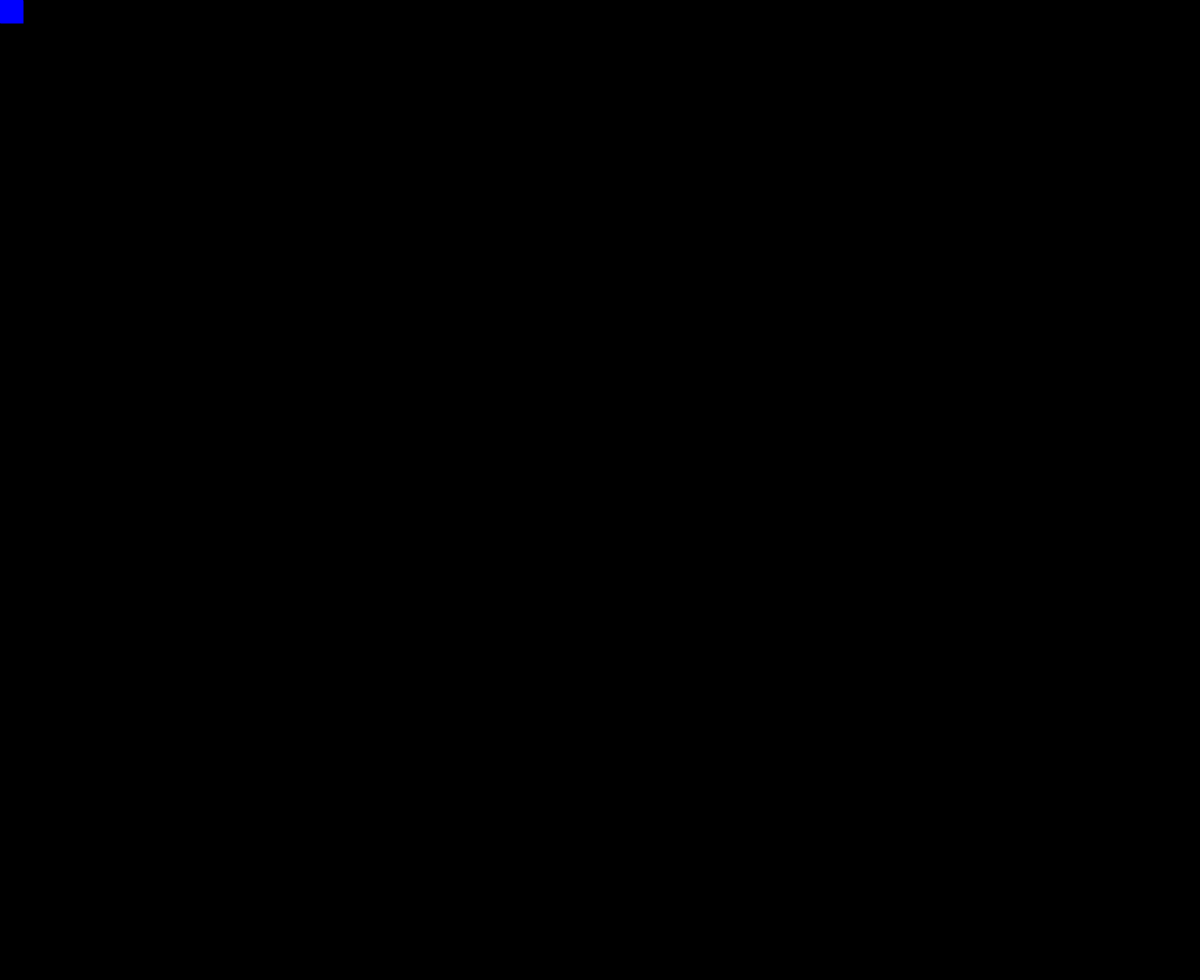
Frame 1 (no input)
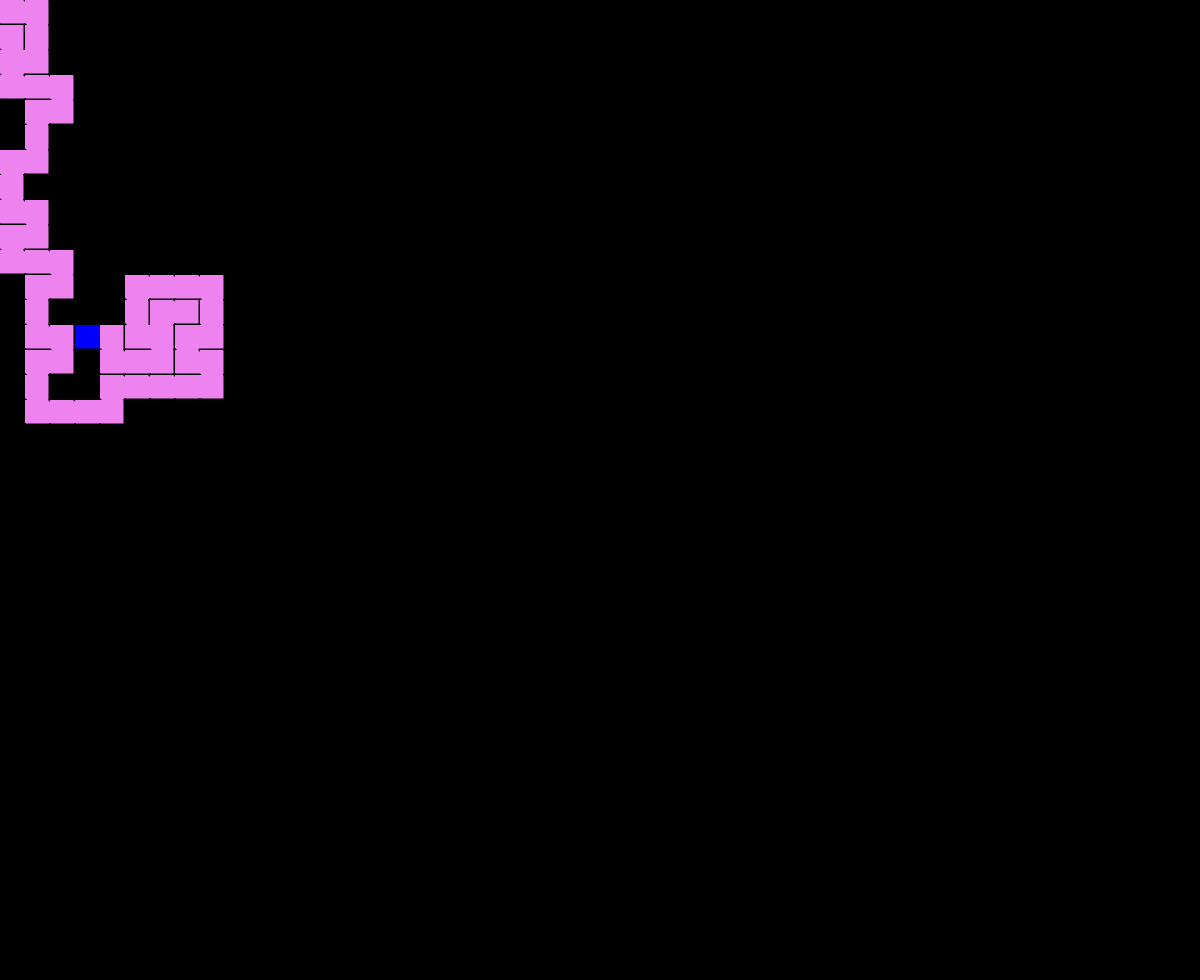
Frame 60 (no input)
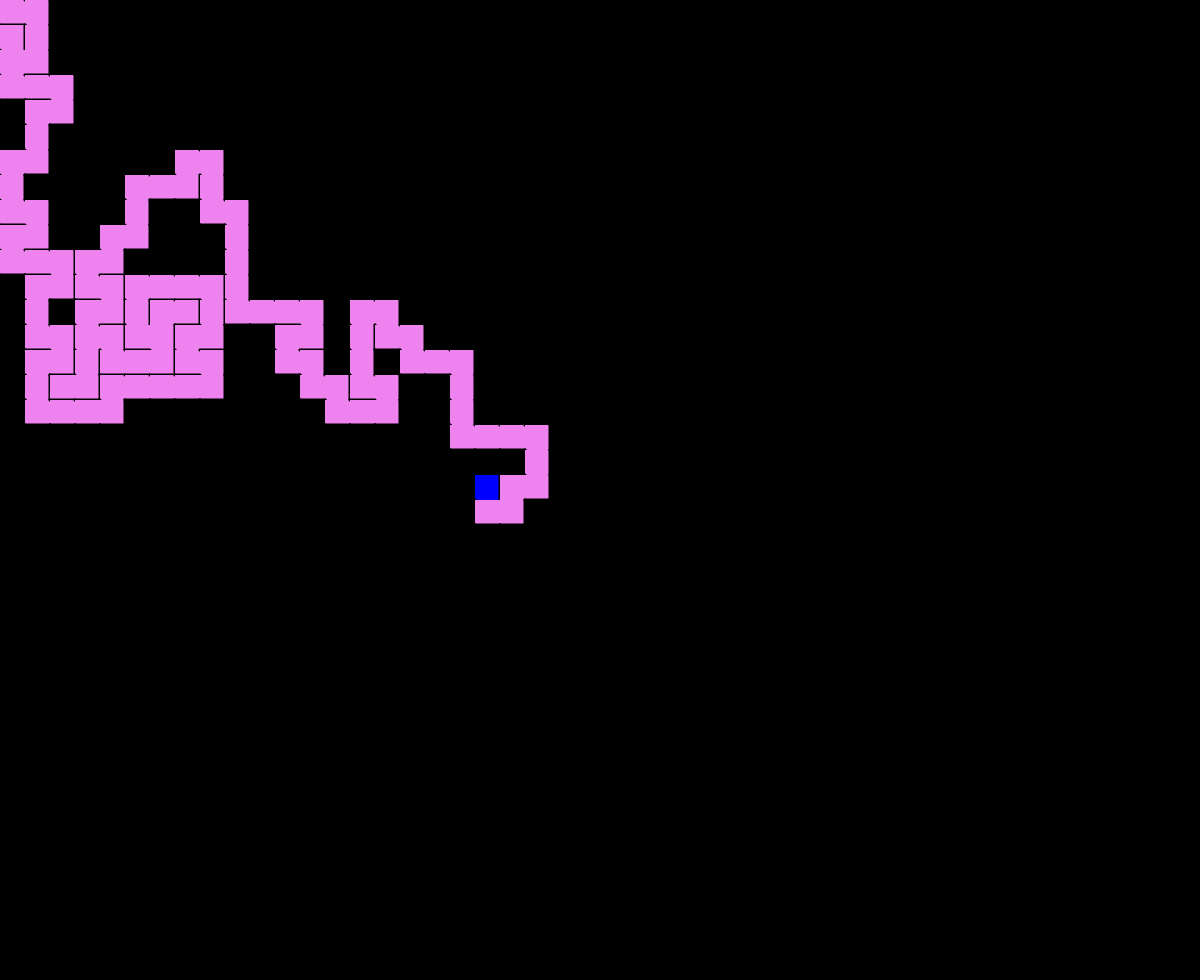
Frame 120 (the mouse pressed at the canvas centre since frame 60)

The p5.js sketch that drew these frames (run headless with seeded random() and noise() and a simulated clock; from frame 60 on, the mouse is pressed at the canvas centre):

// p5.js sketch
// ── sketch.js
let grid = [];
let stack = [];
let cellWidth = 25;
let rows, cols;
let current;
let slider;
let visitCounter = 0;
let totalCells;

function setup() {
    frameRate(100);

    createCanvas(windowWidth, windowHeight - 20);

    slider = createSlider(1, 1000, 1);
    slider.style("width", "100px");

    rows = floor(height / cellWidth);
    cols = floor(width / cellWidth);
    totalCells = rows * cols;

    for (let row = 0; row < rows; row++) {
        for (let col = 0; col < cols; col++) {
            grid.push(new Cell(col, row));
        }
    }

    current = grid[0];
    current.visited = true;
    visitCounter++;
    current.getNeighbour();

    document.title = "Maze: Progress...";
}

function draw() {
    background(0);

    for (let i = 0; i < grid.length; i++) {
        grid[i].show();
    }

    for (let i = 0; i < slider.value(); i++) {
        let next = current.getNeighbour();
        if (next) {
            next.visited = true;
            visitCounter++;

            stack.push(current);

            current.removeWalls(next);

            current = next;
        } else if (stack.length > 0) {
            let found = false;

            while (!found) {
                let val = stack.pop();
                if (val.relpos[0] === 0 && val.relpos[1] === 0) {
                    found = true;
                    current = val;
                } else if (val.getNeighbour()) {
                    found = true;
                    current = val;
                }
            }
        }
    }
    //100 / 10
    document.title = "Maze: " + floor((visitCounter / totalCells) * 100) + " %";
}
function index(x, y) {
    if (x < 0 || y < 0 || x > cols - 1 || y > rows - 1) {
        return -1;
    }

    return x + y * cols;
}

class Cell {
    constructor(x, y) {
        this.relpos = [x, y];
        this.x = x * cellWidth;
        this.y = y * cellWidth;
        this.walls = [true, true, true, true];
        this.visited = false;

        this.show = function () {
            stroke(0);
            strokeWeight(3);
            if (this.walls[0]) {
                //roof
                line(this.x, this.y, this.x + cellWidth, this.y);
            }
            if (this.walls[1]) {
                //right
                line(
                    this.x + cellWidth,
                    this.y,
                    this.x + cellWidth,
                    this.y + cellWidth
                );
            }
            if (this.walls[2]) {
                //bottom
                line(
                    this.x,
                    this.y + cellWidth,
                    this.x + cellWidth,
                    this.y + cellWidth
                );
            }
            if (this.walls[3]) {
                //left
                line(this.x, this.y, this.x, this.y + cellWidth);
            }

            if (this.visited) {
                if (current == this) {
                    fill("blue");
                } else {
                    fill("violet");
                }
                noStroke();
                rect(this.x, this.y, cellWidth, cellWidth);
            }
        };
    }
    getNeighbour() {
        let top = grid[index(this.relpos[0], this.relpos[1] - 1)];
        let right = grid[index(this.relpos[0] + 1, this.relpos[1])];
        let bottom = grid[index(this.relpos[0], this.relpos[1] + 1)];
        let left = grid[index(this.relpos[0] - 1, this.relpos[1])];

        let neightbours = [];

        if (top && !top.visited) {
            neightbours.push(top);
        }
        if (right && !right.visited) {
            neightbours.push(right);
        }
        if (bottom && !bottom.visited) {
            neightbours.push(bottom);
        }
        if (left && !left.visited) {
            neightbours.push(left);
        }

        if (neightbours.length > 0) {
            let randomIndex = floor(random(0, neightbours.length));
            return neightbours[randomIndex];
        } else {
            return undefined;
        }
    }
    removeWalls(next) {
        let xMovement = this.relpos[0] - next.relpos[0];
        let yMovement = this.relpos[1] - next.relpos[1];

        //moved on x
        if (xMovement === 1) {
            this.walls[3] = false;
            next.walls[1] = false;
        } else if (xMovement === -1) {
            this.walls[1] = false;
            next.walls[3] = false;
        }
        //moved on y
        if (yMovement === 1) {
            this.walls[0] = false;
            next.walls[2] = false;
        } else if (yMovement === -1) {
            this.walls[2] = false;
            next.walls[0] = false;
        }
    }
}

// ── style.css
* {
    padding: 0;
    margin: 0;
}

canvas {
    display: block;
}
